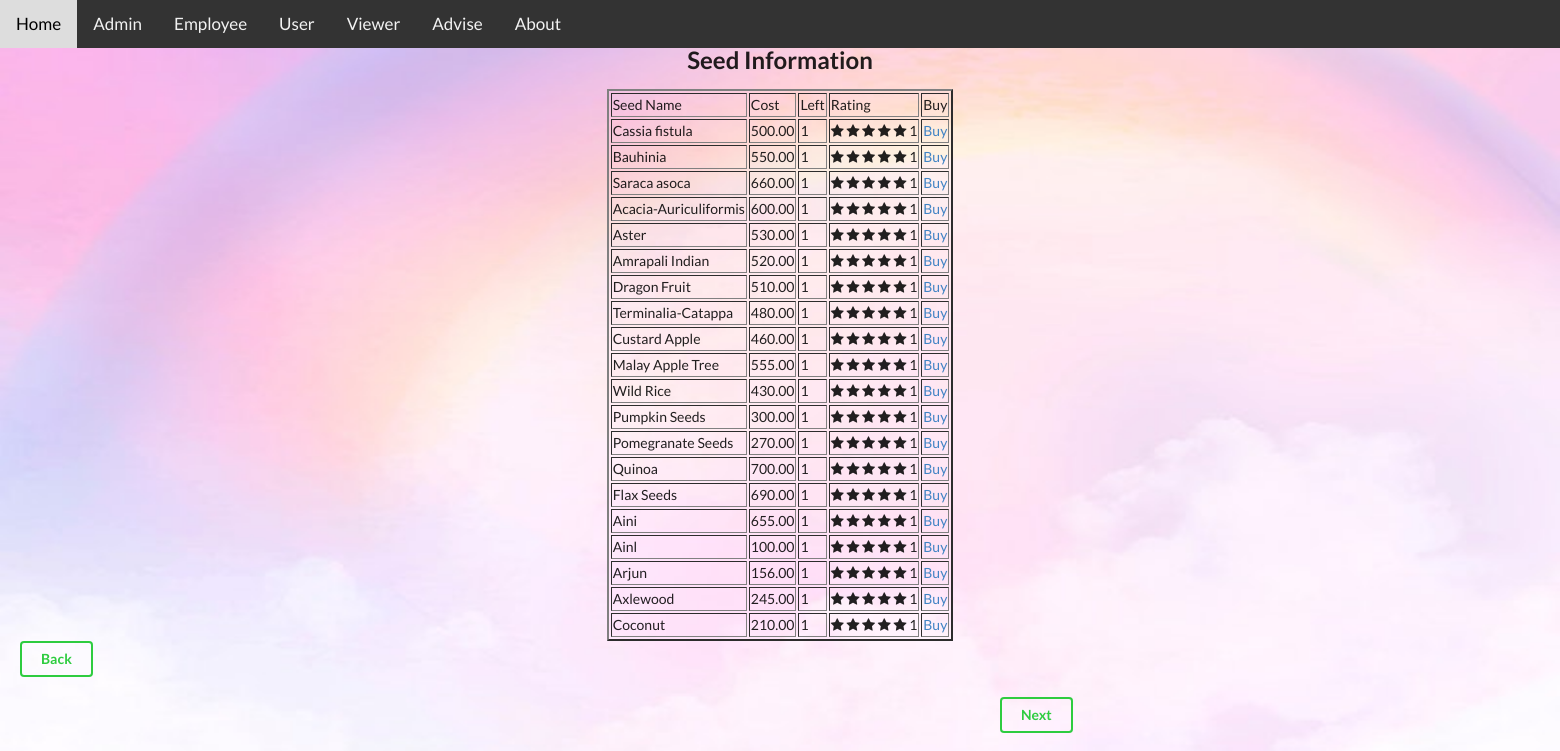
/user_seed.php, run on the app's committed database.
### tables this page shows
CREATE TABLE `plant` (
  `name` varchar(50) NOT NULL,
  `serial_port` int(11) NOT NULL,
  `plant_code` varchar(10) NOT NULL,
  `rating` varchar(10) DEFAULT NULL,
  `sold` varchar(10) NOT NULL,
  `price` float(9,2) NOT NULL,
  `quantity` int(11) NOT NULL,
  `plant_image` varchar(50) DEFAULT NULL,
  `seed` varchar(50) DEFAULT NULL
);

### user_seed.php (the view, shortened to what this page needs)
<?php
include_once "connect.php";
include_once "navagation_bar.php";
?>
<!DOCTYPE html>
<html>
<head>
<link rel="stylesheet" href="https://cdnjs.cloudflare.com/ajax/libs/semantic-ui/2.4.1/semantic.min.css">
</head>
<body>
<h2 align="center">Seed Information</h2>
<table height=150px weidth=100px align="center" border="2">
  <tr>
    <td>Seed Name</td>
    <td>Cost</td>
    <td>Left</td>
    <td>Rating</td>
    <td>Buy</td>
  </tr>
<?php
$records = mysqli_query($conn,"select * from plant where seed='yes'  ");
while($data = mysqli_fetch_array($records))
{
?>
  <tr>
    <td><?php echo $data['name']; ?></td>
    <td><?php echo $data['price']; ?></td>
    <td><?php echo $data['quantity']; ?></td>
    <td><?php if($data['rating']==5){
      echo include "rating5.php" ;
      }
    elseif($data['rating']==4){
      echo include_once "rating4.php" ;
    }
    elseif($data['rating']==3){
      echo include "rating3.php" ;
    }
    elseif($data['rating']==2){
      echo include "rating2.php" ;
    }
    elseif($data['rating']==1){
      echo include "rating1.php" ;
    }
    else{
      echo include "rating.php" ;
    }
    ?></td>
    <td><a href="user_seed_edit.php?serial_port=<?php echo $data['serial_port']; ?>
    && price=<?php echo $data['price']; ?>">Buy</a></td>
  </tr>
<?php
}
?>
</table>
<a href="nursery_user.php"><button style='margin:0px 20px' class='ui inverted green button'>Back</button></a><br><br>
<a href="user_discount.php"><button style='margin: 0px 1000px' class='ui inverted green button'>Next</button></a><br><br>
</body>
</html>

### rating.php (shortened to what this page needs)
<!DOCTYPE html>
<html>
<head>
<link rel="stylesheet" href="https://cdnjs.cloudflare.com/ajax/libs/font-awesome/4.7.0/css/font-awesome.min.css">
</head>
<body>
<span class="fa fa-star"></span>
<span class="fa fa-star"></span>
<span class="fa fa-star"></span>
<span class="fa fa-star"></span>
<span class="fa fa-star"></span>
</body>
</html>

### navagation_bar.php (style rules this page uses)
body { margin: 0; font-family: Arial, Helvetica, sans-serif; }

### user_seed.php (style rules this page uses)
body { background-image: url('image/5.jpg'); background-repeat: no-repeat; background-attachment: fixed; background-size: 100% 100%; }

### data on the page
plant: name "Cassia fistula", price "500.00", quantity "1"
plant: name "Bauhinia", price "550.00", quantity "1"
plant: name "Saraca asoca", price "660.00", quantity "1"
plant: name "Acacia-Auriculiformis", price "600.00", quantity "1"
plant: name "Aster", price "530.00", quantity "1"
plant: name "Amrapali Indian", price "520.00", quantity "1"
plant: name "Dragon Fruit", price "510.00", quantity "1"
plant: name "Terminalia-Catappa", price "480.00", quantity "1"
plant: name "Custard Apple", price "460.00", quantity "1"
plant: name "Malay Apple Tree", price "555.00", quantity "1"
plant: name "Wild Rice", price "430.00", quantity "1"
plant: name "Pumpkin Seeds", price "300.00", quantity "1"
plant: name "Pomegranate Seeds", price "270.00", quantity "1"
plant: name "Quinoa", price "700.00", quantity "1"
plant: name "Flax Seeds", price "690.00", quantity "1"
plant: name "Aini", price "655.00", quantity "1"
plant: name "Ainl", price "100.00", quantity "1"
plant: name "Arjun", price "156.00", quantity "1"
plant: name "Axlewood", price "245.00", quantity "1"
plant: name "Coconut", price "210.00", quantity "1"
